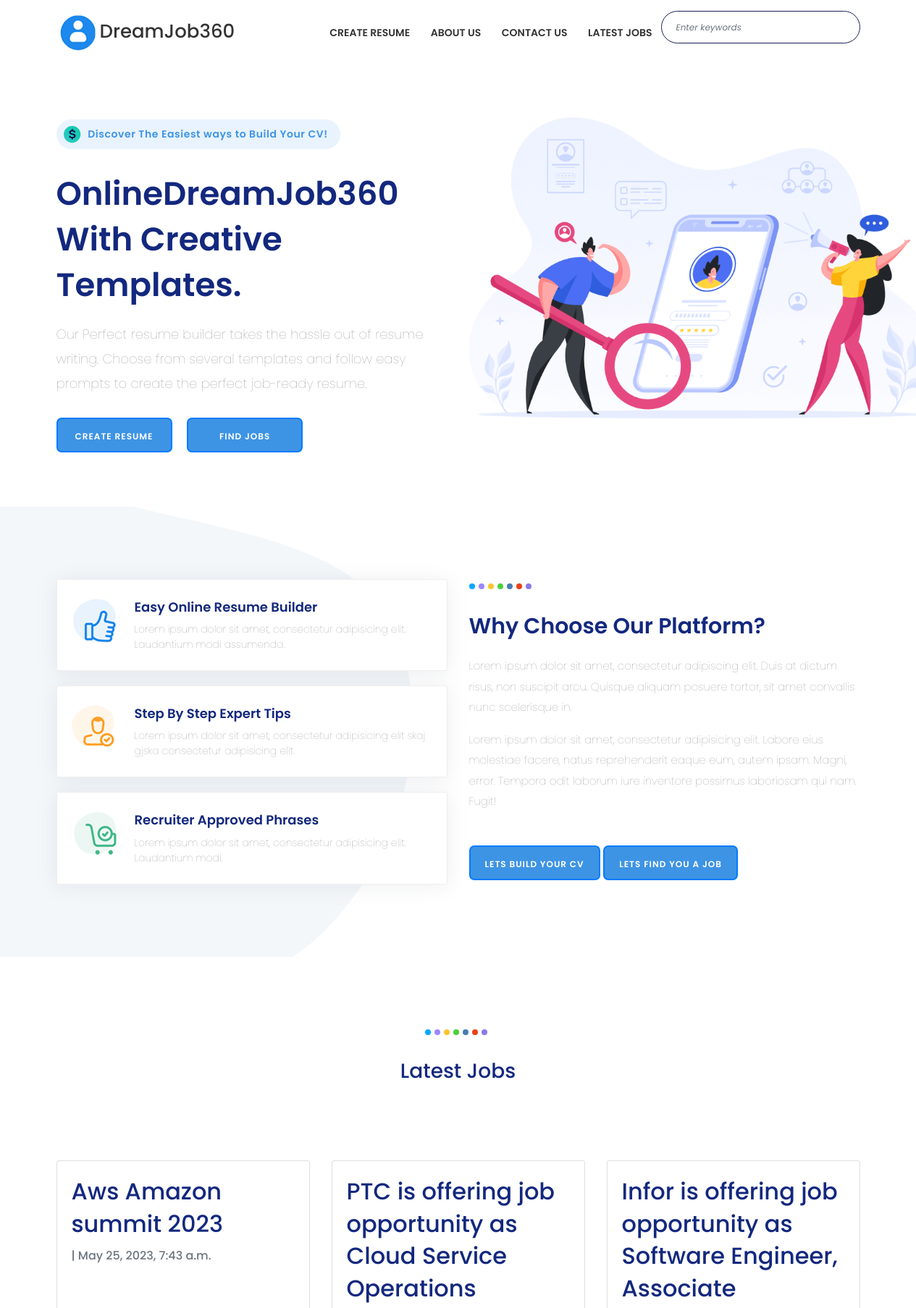
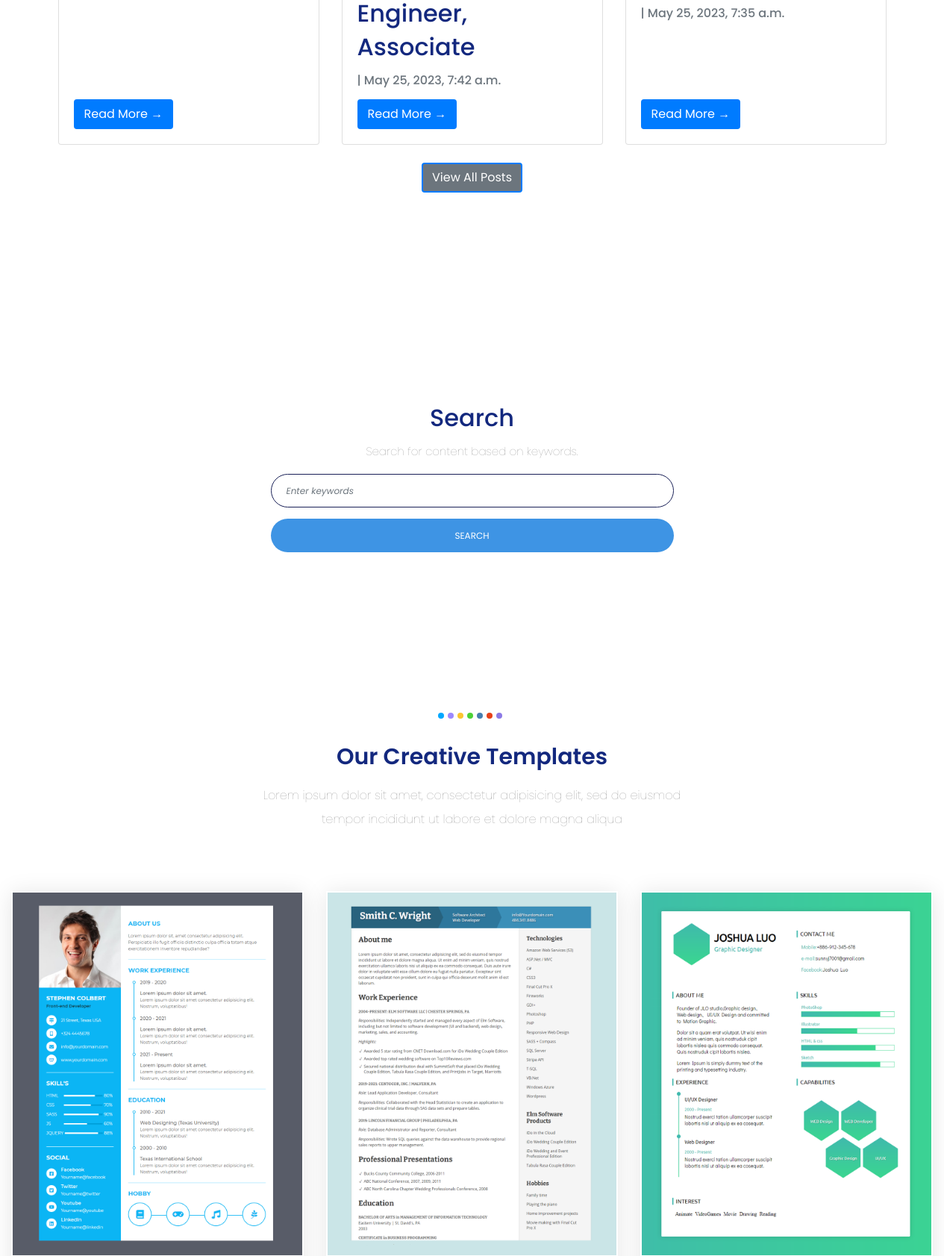
The page / (upper part) on the database its author committed (2 pictures, top to bottom).
### blogs/models.py (models this page shows, shortened)
class Post(models.Model):
    title = models.CharField(max_length=200, unique=True)
    slug = models.SlugField(max_length=200, unique=True)
    updated_on = models.DateTimeField(auto_now= True)
    content = RichTextField()
    created_on = models.DateTimeField(auto_now_add=True)
    link=models.TextField()
    class Meta:
        ordering = ['-created_on']

### blogs/views.py (the view, shortened to what this page needs)
# urls.py: path('', homepage, name='home'),
def homepage(request):
    srs = Subscription.objects.all()
    post_list = Post.objects.all()
    return render(request, 'index1.html', {'post_list': post_list, 'messages': messages.get_messages(request)})

### blogs/templates/index1.html (shortened to what this page needs)
<!DOCTYPE html>
{% load static %}
<html lang="zxx">
<head>
    <link rel="stylesheet" href="{% static 'css/style.css' %}">
    <link rel="stylesheet" href="{% static 'css/style.css' %}">
    <link rel="stylesheet" href="https://cdnjs.cloudflare.com/ajax/libs/font-awesome/5.15.3/css/all.min.css">
    <link rel="stylesheet" href="https://cdnjs.cloudflare.com/ajax/libs/font-awesome/5.15.3/css/all.min.css" />
</head>
<body class="light-version">
{% load static %}
<header class="header-area">
    <div class="classy-nav-container dark breakpoint-off">
        <div class="container">
            <nav class="classy-navbar justify-content-between" id="dreamNav">
                <a class="nav-brand" href="{% url 'home' %}">
                    <img src="{% static  'img/core-img/logo.png' %}" alt="logo">DreamJob360
                </a>
                    <div class="classy-menu">
                        <div class="classynav">
                            <ul id="nav">
                                <li><a href="{% url 'demo_templates' %}">Create Resume</a></li>
                                <li><a href="{% url 'about' %}">About Us</a></li>
                                <li><a href="{% url 'contact' %}">Contact Us</a></li>
                                <li><a href="{% url 'latest_jobs' %}">Latest Jobs</a></li>
                            </ul>
                                    <div class="row justify-content-center">
                                        <div class="col-12 col-lg-12">
                                                <form class="subscribe-form" method="GET" action="{% url 'search' %}">
                                                    <input type="text" name="keywords" class="form-control" id="searchKeywords" placeholder="Enter keywords">
                                                </form>
                                            </div>
                                        </div>
                        </div>
                    </div>
            </nav>
        </div>
    </div>
</header>
    <section class="welcome_area demo2 flex align-items-center">
        <div class="container">
            <div class="row align-items-center">
                <div class="col-12 col-lg-6 col-md-12">
                    <div class="welcome-content v2">
                        <div class="promo-section">
                            <div class="integration-link light">
                                <span class="integration-icon">
                                    <img src="{% static 'img/svg/img-dollar.svg' %}" width="24" height="24" alt="">
                                </span>
                                <span class="integration-text">Discover The Easiest ways to Build Your CV!</span>
                            </div>
                        </div>
                        <h1 class="wow fadeInUp" data-wow-delay="0.2s">OnlineDreamJob360 With Creative Templates.</h1>
                        <p class="wow fadeInUp" data-wow-delay="0.3s">Our Perfect resume builder takes the hassle out of resume writing. Choose from several templates and follow easy prompts to create the perfect job-ready resume.</p>
                        <div class="dream-btn-group wow fadeInUp" data-wow-delay="0.4s">
                            <a href="{% url 'demo_templates' %}" class="btn dream-btn green-btn mr-3">Create Resume</a>
                            <a href="{% url 'latest_jobs' %}" class="btn dream-btn green-btn">Find Jobs</a>
                        </div>
                    </div>
                </div>
                <div class="col-12 col-lg-6 col-md-12">
                    <div class="banner-box">
                        <img src="{% static 'img/core-img/banner.png' %}" alt="">
                    </div>
                </div>
            </div>
        </div>
    </section>
    <section class="demo-video feat section-padding-100 bub-left">
        <div class="container">
            <div class="row align-items-center">
                <div class="col-lg-6 col-md-12 col-sm-12">
                    <div class="services-block-four">
                        <div class="inner-box">
                            <div class="icon-img-box">
                                <img src="img/icons/d1.png" alt="">
                            </div>
                            <h3><a href="#">Easy Online Resume Builder</a></h3>
                            <div class="text">Lorem ipsum dolor sit amet, consectetur adipisicing elit. Laudantium modi assumenda.</div>
                        </div>
                    </div>
                    <div class="services-block-four">
                        <div class="inner-box">
                            <div class="icon-img-box">
                                <img src="img/icons/d2.png" alt="">
                            </div>
                            <h3><a href="#">Step by Step Expert Tips</a></h3>
                            <div class="text">Lorem ipsum dolor sit amet, consectetur adipisicing elit skaj gjska consectetur adipisicing elit.</div>
                        </div>
                    </div>
                    <div class="services-block-four" style="margin-bottom:0">
                        <div class="inner-box">
                            <div class="icon-img-box">
                                <img src="img/icons/d3.png" alt="">
                            </div>
                            <h3><a href="#">Recruiter Approved Phrases</a></h3>
                            <div class="text">Lorem ipsum dolor sit amet, consectetur adipisicing elit. Laudantium modi.</div>
                        </div>
                    </div>
                </div>
                <div class="col-12 col-lg-6">
                    <div class="who-we-contant mt-s">
                        <div class="dream-dots">
                            <span></span><span></span><span></span><span></span><span></span><span></span><span></span>
                        </div>
                        <h4>Why Choose Our Platform?</h4>
                        <p>Lorem ipsum dolor sit amet, consectetur adipiscing elit. Duis at dictum risus, non suscipit arcu. Quisque aliquam posuere tortor, sit amet convallis nunc scelerisque in.</p>
                        <p>Lorem ipsum dolor sit amet, consectetur adipisicing elit. Labore eius molestiae facere, natus reprehenderit eaque eum, autem ipsam. Magni, error. Tempora odit laborum iure inventore possimus laboriosam qui nam. Fugit!</p>
                        <a class="btn dream-btn mt-30" href="{% url 'demo_templates' %}" >lets build your cv</a>
                        <a class="btn dream-btn mt-30" href="{% url 'latest_jobs' %}" >lets Find you a Job</a>
                    </div>
                </div>
            </div>
        </div>
    </section>
<section class="blog-section section-padding-100">
    <div class="container">
        <div class="section-heading text-center">
            <div class="row">
                <div class="col-12">
                    <div class="dream-dots justify-content-center">
                        <span></span><span></span><span></span><span></span><span></span><span></span><span></span>
                    </div>
                    <h3>Latest Jobs</h3>
                </div>
            </div>
        </div>
        <div class="row">
            <div class="col-md-12 mt-3 left">
                <div class="card-deck">
                    {% for post in post_list|slice:":3" %}
                    <div class="card mb-4">
                        <div class="card-body">
                            <h2 class="card-title">{{ post.title }}</h2>
                            <p class="card-text text-muted h6">{{ post.author }} | {{ post.created_on }}</p>
                            <br><br>
                            <a href="{% url 'post_detail' post.slug %}" class="btn btn-primary" style="position: absolute;bottom: 20px;" >Read More &rarr;</a>
                        </div>
                    </div>
                    {% endfor %}
                </div>
                <div class="section-heading text-center">
                    <a href="{% url 'latest_jobs' %}" class="btn btn-secondary">View All Posts</a>
                </div>
            </div>
            </div>
        </div>
</section>
<section class="subscribe-area section-padding-100">
    <div class="container">
        <div class="row justify-content-center">
            <div class="col-12 col-lg-6">
                <div class="subscribe-content text-center">
                    <h2>Search</h2>
                    <p>Search for content based on keywords.</p>
                    <form class="subscribe-form" method="GET" action="{% url 'search' %}">
                        <input type="text" name="keywords" class="form-control" id="searchKeywords" placeholder="Enter keywords">
                        <button type="submit" class="btn btn-primary">Search</button>
                    </form>
                </div>
            </div>
        </div>
    </div>
</section>
<section class="demo section-padding-100-0">
    <div class="container">
        <div class="section-heading text-center">
            <div class="dream-dots justify-content-center">
                <span></span><span></span><span></span><span></span><span></span><span></span><span></span>
            </div>
            <h2 class="bold">Our Creative Templates</h2>
            <p>Lorem ipsum dolor sit amet, consectetur adipisicing elit, sed do eiusmod tempor incididunt ut labore et dolore magna aliqua</p>
        </div>
        <div class="row">
            <div class="col-lg-4 col-md-6 col-sm-12">
                <div class="demo-item">
                    <a href="home"><img src="{% static 'img/demos/demo-1.png' %}" alt="demo" class="img-responsive"></a>
                </div>
            </div>
            <div class="col-lg-4 col-md-6 col-sm-12">
                <div class="demo-item">
                    <a href="template-preview.html"><img src="{% static 'img/demos/demo-2.png' %}" alt="demo" class="img-responsive"></a>
                </div>
            </div>
            <div class="col-lg-4 col-md-6 col-sm-12">
                <div class="demo-item">
                    <a href="template-preview.html"><img src="{% static 'img/demos/demo-3.png' %}" alt="demo" class="img-responsive"></a>
                </div>
            </div>
        </div>
    </div>
</section>
</body>
</html>

### rows shown on the page
Post: title "Aws Amazon summit 2023", created_on "May 25, 2023, 7:43 a.m."
Post: title "PTC is offering job opportunity as Cloud Service Operations Engineer, Associate", created_on "May 25, 2023, 7:42 a.m."
Post: title "Infor is offering job opportunity as Software Engineer, Associate", created_on "May 25, 2023, 7:35 a.m."
